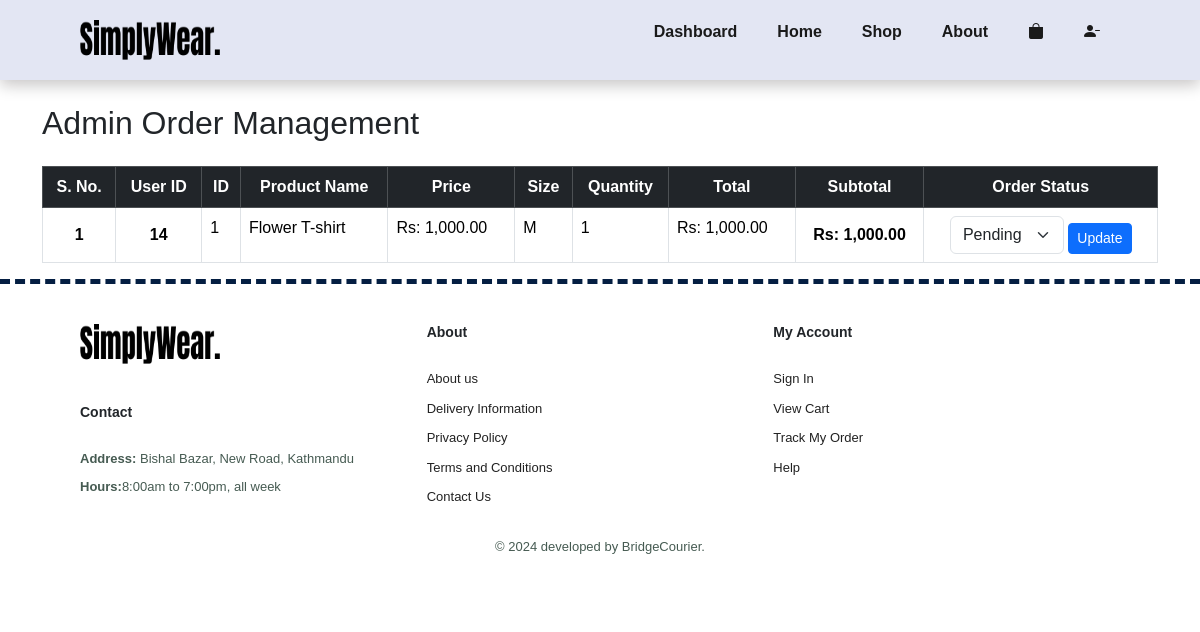
Before: /view_order.php (signed in) with the older database file.
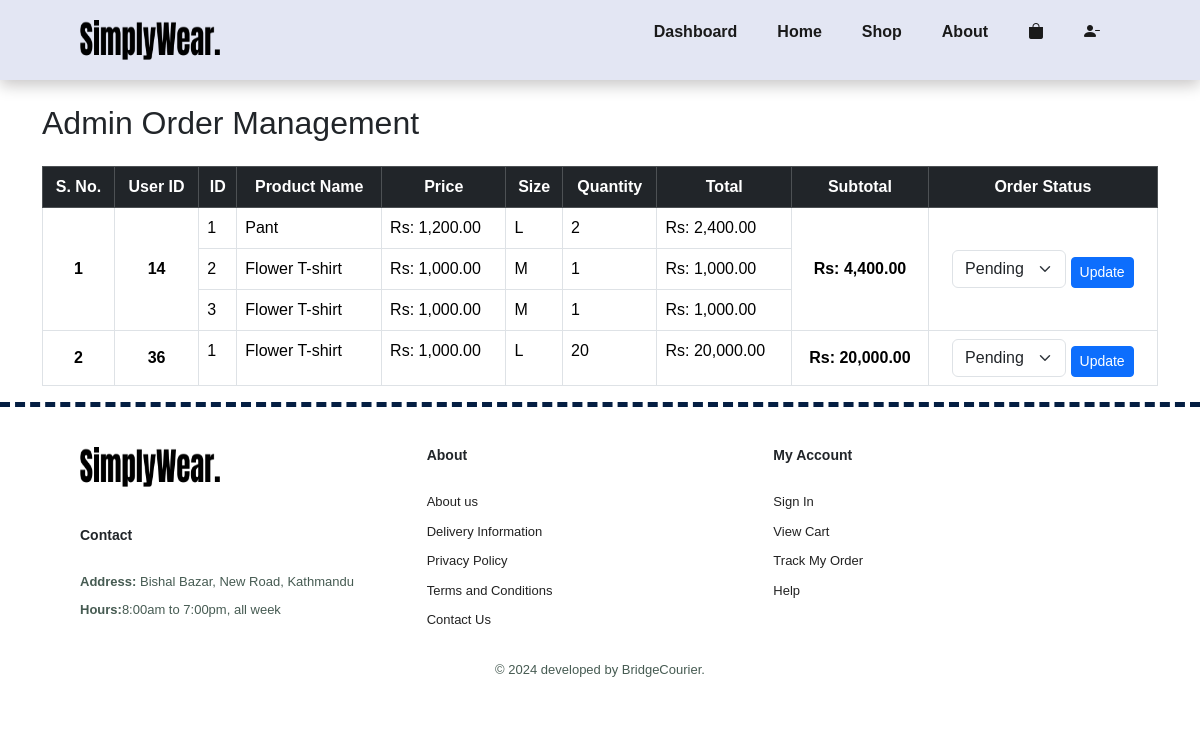
After: the same page with the newer database file.
### tables this page shows
CREATE TABLE `cart` (
  `id` int(11) NOT NULL,
  `product_name` varchar(255) NOT NULL,
  `price` decimal(10,2) NOT NULL,
  `size` enum('S','M','L','XL') NOT NULL,
  `quantity` int(11) NOT NULL CHECK (`quantity` > 0),
  `total` decimal(10,2) GENERATED ALWAYS AS (`price` * `quantity`) STORED,
  `order_status` enum('Pending','Rejected','Approved') NOT NULL DEFAULT 'Pending',
  `user_id` int(11) NOT NULL,
  `image` varchar(255) NOT NULL,
  `stat_update_by` int(11) DEFAULT NULL
);

### functions.php (called while the page is built, shortened)
<?php
    function getOrders(){
        try {
            $connect = new mysqli('localhost','root','','bridge_courier');
            $sql = "select * from cart";
            $result = $connect->query($sql);
            $users = [];
            if ($result->num_rows > 0) {
                while ($record= $result->fetch_assoc()) {
                    array_push($users,$record);
                }
            }
            return $users;
        } catch (\Throwable $th) {
           die('Error: ' . $th->getMessage());
        }
    }
    ?>

### view_order.php (the view, shortened to what this page needs)
<?php
require_once 'functions.php';
$orders = getOrders();
$groupedOrders = [];
foreach ($orders as $order) {
    $groupedOrders[$order['user_id']][] = $order;
}
?>
<!DOCTYPE html>
<html lang="en">
<head>
    <link rel="stylesheet" href="css/main.css?v=<?php echo time(); ?>">
    <link href="https://cdn.jsdelivr.net/npm/bootstrap@5.3.3/dist/css/bootstrap.min.css?v=<?php echo time(); ?>" rel="stylesheet">
    <link rel="stylesheet" href="https://cdn.jsdelivr.net/npm/bootstrap-icons@1.11.3/font/bootstrap-icons.min.css?v=<?php echo time(); ?>">
</head>
<body>
<section id="header">
    <?php require "navbar.php"; ?>
</section>
<div class="container mt-4">
    <h2 class="mb-4">Admin Order Management</h2>
    <table class="table table-bordered table-hover">
        <thead class="table-dark">
            <tr>
                <th class="text-center">S. No.</th>
                <th class="text-center">User ID</th>
                <th class="text-center">ID</th>
                <th class="text-center">Product Name</th>
                <th class="text-center">Price</th>
                <th class="text-center">Size</th>
                <th class="text-center">Quantity</th>
                <th class="text-center">Total</th>
                <th class="text-center">Subtotal</th>
                <th class="text-center">Order Status</th>
            </tr>
        </thead>
        <tbody>
            <?php $serialNo = 1; ?>
            <?php foreach ($groupedOrders as $userId => $orders) : ?>
                <?php
                    $subtotal = array_sum(array_column($orders, 'total'));
                    $orderStatus = $orders[0]['order_status'];
                    $rowCount = count($orders);
                ?>
                <?php foreach ($orders as $index => $order) : ?>
                    <tr>
                        <?php if ($index === 0) : ?>
                            <td rowspan="<?= $rowCount ?>" class="align-middle text-center"><strong><?= $serialNo++ ?></strong></td>
                            <td rowspan="<?= $rowCount ?>" class="align-middle text-center"><strong><?= htmlspecialchars($userId) ?></strong></td>
                        <?php endif; ?>
                        <td><?= $index + 1 ?></td>
                        <td><?= htmlspecialchars($order['product_name']) ?></td>
                        <td>Rs: <?= number_format($order['price'], 2) ?></td>
                        <td><?= htmlspecialchars($order['size']) ?></td>
                        <td><?= $order['quantity'] ?></td>
                        <td>Rs: <?= number_format($order['total'], 2) ?></td>
                        <?php if ($index === 0) : ?>
                            <td rowspan="<?= $rowCount ?>" class="align-middle text-center"><strong>Rs: <?= number_format($subtotal, 2) ?></strong></td>
                            <td rowspan="<?= $rowCount ?>" class="align-middle text-center">
                                <form method="POST" action="update_order_status.php">
                                    <select name="order_status" class="form-select">
                                        <option value="Pending" <?= $orderStatus == 'Pending' ? 'selected' : '' ?>>Pending</option>
                                    </select>
                                    <button type="submit" class="btn btn-primary btn-sm mt-1">Update</button>
                                </form>
                            </td>
                        <?php endif; ?>
                    </tr>
                <?php endforeach; ?>
            <?php endforeach; ?>
        </tbody>
    </table>
</div>
<?php require "footer.php"; ?>
</body>
</html>

### navbar.php (shortened to what this page needs)
<?php
$current_page = basename($_SERVER['PHP_SELF']);
 require_once 'functions.php';
if(isset($_SESSION['admin_id'])) {
    $admin = getAdminById($_SESSION['admin_id']);
}
?>
<a href="index.php"><img src="img/logo.png" class="logo" alt="company logo"></a>
<div>
    <ul id="navbar">
        <?php if( isset($admin)): ?>
            <li><a href="admin_dashboard.php" class="<?php echo $current_page == 'admin_dashboard.php' ? 'active' : ''; ?>">Dashboard</a></li>
        <?php endif; ?>
        <li><a href="index.php" class="<?php echo $current_page == 'index.php' ? 'active' : ''; ?>">Home</a></li>
        <li><a href="shop.php" class="<?php echo $current_page == 'shop.php' ? 'active' : ''; ?>">Shop</a></li>
        <?php if (!isset($seller)): ?>
        <li><a href="about.php" class="<?php echo $current_page == 'about.php' ? 'active' : ''; ?>">About</a></li>
        <li id="lg-bag"><a href="cart.php" class="<?php echo $current_page == 'cart.php' ? 'active' : ''; ?>"><i class="bi bi-bag-fill"></i></a></li>
        <?php else : ?>
            <li><a href="sellerview.php" class="<?php echo $current_page == 'sellerview.php' ? 'active' : ''; ?>">View</a></li>
            <li><a href="sellerdashboard.php" class="<?php echo $current_page == 'sellerdashboard.php' ? 'active' : ''; ?>">dashboard</a></li>
            <?php endif; ?>
        <li id="lg-person">
        <?php if (isset($user) || isset($admin) || isset($seller))  :?>
             <a href="logout.php" class="<?php echo $current_page == 'logout.php' ? 'active' : ''; ?>" onclick="return confirm('Are you sure you want to logout?');"><i class="bi bi-person-dash-fill"></i></a>
        <?php endif; ?>
    </ul>
</div>

### footer.php
<footer class="section_p1 borderup">
        <div class="col">
            <a href="index.php">
                <img class="logo" src="img/logo.png" alt="logo">
            </a>
            <h4>Contact</h4>
            <p><strong>Address:</strong> Bishal Bazar, New Road, Kathmandu</p>
            <p><strong>Hours:</strong>8:00am to 7:00pm, all week</p>
        </div>
        <div class="col">
            <h4>About</h4>
            <a href="about.php">About us</a>
            <a href="#">Delivery Information</a>
            <a href="#">Privacy Policy</a>
            <a href="#">Terms and Conditions</a>
            <a href="#">Contact Us</a>
        </div>
        <div class="col">
            <h4>My Account</h4>
            <a href="user_signuplogin.php">Sign In</a>
            <a href="cart.php">View Cart</a>
            <a href="#">Track My Order</a>
            <a href="#">Help</a>
        </div>
        <div class="copyright">
            <p>&copy; 2024 developed by BridgeCourier. </p>
        </div>
    </footer>

### css/global.css (style rules this page uses)
* { margin: 0; padding: 0; box-sizing: border-box; font-family: Arial, Helvetica, sans-serif; }
.text-center { text-align: center; }
.logo { width: 140px; height: 40px; }
h2 { font-size: 46px; line-height: 54px; color: #252525; }
h4 { font-size: 20px; color: #252525; }
p { font-size: 16px; color: #465b52; margin: 15px 0 20px 0; }
.section_p1 { padding: 40px 80px; }
body { width: 100%; }

### css/navbar.css (style rules this page uses)
#navbar { display: flex; align-items: center; justify-content: center; }
#navbar li { list-style: none; padding: 0 20px; position: relative; }
#navbar li a { text-decoration: none; font-size: 16px; font-weight: 600; color: #1a1a1a; transition: 0.4s ease; }

### css/index.css (style rules this page uses)
#header { display: flex; align-items: center; justify-content: space-between; padding: 20px 80px; background: #e3e6f3; box-shadow: 0 5px 15px rgba(11, 0, 0, 0.231); z-index: 999; position: sticky; top: 0; left: 0; }
.borderup { border-top: 5px dashed #041e42; }
footer { display: flex; justify-content: space-between; flex-wrap: wrap; }
footer .col { display: flex; flex-direction: column; align-items: flex-start; margin-bottom: 20px; }
footer .logo { margin-bottom: 30px; }
footer h4 { font-size: 14px; padding-bottom: 20px; font-weight: 600; }
footer p { font-size: 13px; margin: 0 0 8px 0; }
footer a { font-size: 13px; text-decoration: none; color: #222; margin-bottom: 10px; }
footer .copyright { width: 100%; text-align: center; }

### css/admin.css (style rules this page uses)
body { font-family: Arial, sans-serif; background-color: #f4f4f4; margin: 0; padding: 0; }

### css/seller_data.css (style rules this page uses)
* { margin: 0; padding: 0; box-sizing: border-box; }
.table { width: 100%; border-collapse: collapse; margin-top: 20px; background-color: #fff; }

### css/address.css (style rules this page uses)
h2 { color: #333; }

### view_order.php (style rules this page uses)
select.form-select { width: auto; display: inline-block; }

Changed rows visible on the page:
removed cart: userId "14", product_name "Flower T-shirt", price "1,000.00", size "M", quantity "1", total "1,000.00", subtotal "1,000.00", order_status "Pending"
added cart: userId "14", product_name "Pant", price "1,200.00", size "L", quantity "2", total "2,400.00", subtotal "4,400.00", order_status "Pending"
added cart: product_name "Flower T-shirt", price "1,000.00", size "M", quantity "1", total "1,000.00"
added cart: product_name "Flower T-shirt", price "1,000.00", size "M", quantity "1", total "1,000.00"
added cart: userId "36", product_name "Flower T-shirt", price "1,000.00", size "L", quantity "20", total "20,000.00", subtotal "20,000.00", order_status "Pending"
